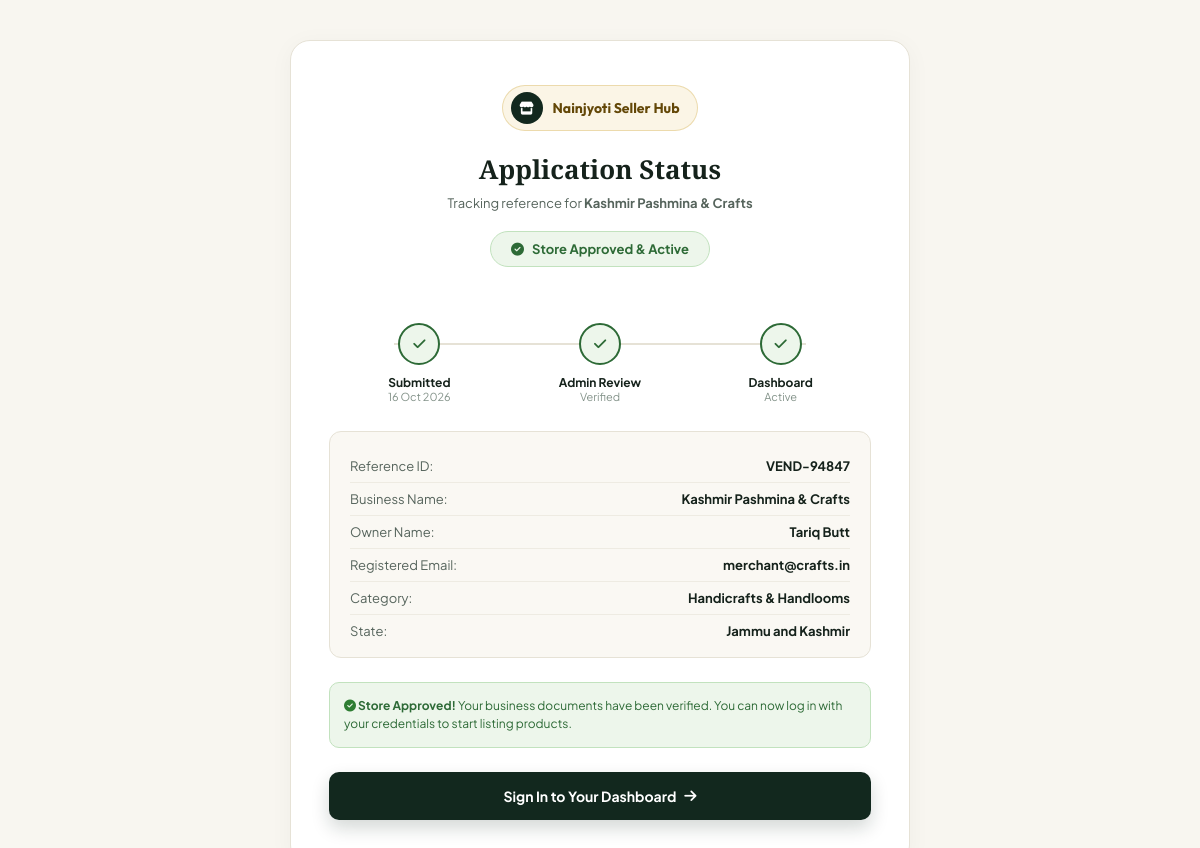
Screenshot of /status/VEND-94847/ with the database file from the repository.
### nainjyoti/models.py (models this page shows, shortened)
class VendorProfile(models.Model):
    STATUS_CHOICES = [
        ('PENDING', 'Pending Approval'),
        ('APPROVED', 'Approved'),
        ('REJECTED', 'Rejected'),
        ('BLOCKED', 'Blocked / Suspended'),
    ]
    user = models.OneToOneField(User, on_delete=models.CASCADE, related_name='vendor_profile')
    vendor_code = models.CharField(max_length=20, unique=True, blank=True)
    business_name = models.CharField(max_length=200)
    owner_name = models.CharField(max_length=150)
    phone = models.CharField(max_length=20)
    business_type = models.CharField(max_length=100, default='Retailer')
    category = models.CharField(max_length=100, default='General Merchandise')
    gst_number = models.CharField(max_length=30, blank=True)
    pan_number = models.CharField(max_length=20, blank=True)
    bank_name = models.CharField(max_length=100, blank=True)
    account_number = models.CharField(max_length=50, blank=True)
    ifsc_code = models.CharField(max_length=20, blank=True)
    address = models.TextField(blank=True)
    city = models.CharField(max_length=100, blank=True)
    state = models.CharField(max_length=100, blank=True)
    pincode = models.CharField(max_length=20, blank=True)
    gst_document = models.FileField(upload_to='vendor_documents/gst/', blank=True, null=True)
    pan_document = models.FileField(upload_to='vendor_documents/pan/', blank=True, null=True)
    id_proof = models.FileField(upload_to='vendor_documents/id_proof/', blank=True, null=True)
    store_description = models.TextField(blank=True)
    store_logo = models.ImageField(upload_to='vendor_documents/logos/', blank=True, null=True)
    store_banner = models.ImageField(upload_to='vendor_documents/banners/', blank=True, null=True)
    support_email = models.EmailField(blank=True, null=True)
    status = models.CharField(max_length=20, choices=STATUS_CHOICES, default='PENDING')
    rejection_reason = models.TextField(blank=True)
    auth_token = models.CharField(max_length=64, unique=True, blank=True, null=True, db_index=True)
    created_at = models.DateTimeField(auto_now_add=True)
    updated_at = models.DateTimeField(auto_now=True)
    class Meta:
        ordering = ['-created_at']

### nainjyoti/views.py (the view)
# urls.py: path('status/', views.vendor_status_view, name='vendor_status'),
def vendor_status_view(request, vendor_code=None):
    vendor = None
    if vendor_code:
        vendor = VendorProfile.objects.filter(vendor_code__iexact=vendor_code).first()
    return render(request, "vendor_status.html", {"vendor": vendor})

### templates/vendor_status.html (shortened to what this page needs)
{% load static %}
<!doctype html>
<html lang="en">
<head>
    <link href="https://cdnjs.cloudflare.com/ajax/libs/font-awesome/6.5.2/css/all.min.css" rel="stylesheet">
    <link href="{% static 'css/vendor_status.css' %}" rel="stylesheet">
</head>
<body>
    <div class="status-wrapper">
        <div class="status-card">
            <div class="brand-badge">
                <div class="brand-icon-box"><i class="fa-solid fa-store"></i></div>
                <div class="brand-title">Nain<span>jyoti</span> Seller Hub</div>
            </div>
            {% if vendor %}
                <h1 style="font-family:'Playfair Display',Georgia,serif;font-size:26px;font-weight:700;color:var(--ink-primary);margin-bottom:8px;">Application Status</h1>
                <p style="font-size:13px;color:var(--ink-secondary);margin-bottom:20px;">Tracking reference for <strong>{{ vendor.business_name }}</strong></p>
                {% if vendor.status == 'PENDING' %}
                    <div class="status-badge-lg pending">
                        <i class="fa-solid fa-hourglass-half"></i> Under Admin Review
                    </div>
                {% elif vendor.status == 'APPROVED' %}
                    <div class="status-badge-lg approved">
                        <i class="fa-solid fa-circle-check"></i> Store Approved &amp; Active
                    </div>
                {% elif vendor.status == 'REJECTED' %}
                    <div class="status-badge-lg rejected">
                        <i class="fa-solid fa-circle-xmark"></i> Application Rejected
                    </div>
                {% endif %}
                <div class="timeline">
                    <div class="timeline-step">
                        <div class="step-icon done"><i class="fa-solid fa-check"></i></div>
                        <div class="step-label">Submitted</div>
                        <div class="step-sub">{{ vendor.created_at|date:"d M Y" }}</div>
                    </div>
                    <div class="timeline-step">
                        <div class="step-icon {% if vendor.status == 'PENDING' %}active{% elif vendor.status == 'APPROVED' %}done{% else %}active{% endif %}">
                            <i class="fa-solid {% if vendor.status == 'APPROVED' %}fa-check{% else %}fa-user-shield{% endif %}"></i>
                        </div>
                        <div class="step-label">Admin Review</div>
                        <div class="step-sub">{% if vendor.status == 'PENDING' %}In Progress{% elif vendor.status == 'APPROVED' %}Verified{% else %}Declined{% endif %}</div>
                    </div>
                    <div class="timeline-step">
                        <div class="step-icon {% if vendor.status == 'APPROVED' %}done{% endif %}">
                            <i class="fa-solid {% if vendor.status == 'APPROVED' %}fa-check{% else %}fa-lock{% endif %}"></i>
                        </div>
                        <div class="step-label">Dashboard</div>
                        <div class="step-sub">{% if vendor.status == 'APPROVED' %}Active{% else %}Locked{% endif %}</div>
                    </div>
                </div>
                <div class="summary-card">
                    <div class="summary-row">
                        <span class="summary-label">Reference ID:</span>
                        <span class="summary-val">{{ vendor.vendor_code }}</span>
                    </div>
                    <div class="summary-row">
                        <span class="summary-label">Business Name:</span>
                        <span class="summary-val">{{ vendor.business_name }}</span>
                    </div>
                    <div class="summary-row">
                        <span class="summary-label">Owner Name:</span>
                        <span class="summary-val">{{ vendor.owner_name }}</span>
                    </div>
                    <div class="summary-row">
                        <span class="summary-label">Registered Email:</span>
                        <span class="summary-val">{{ vendor.user.email }}</span>
                    </div>
                    <div class="summary-row">
                        <span class="summary-label">Category:</span>
                        <span class="summary-val">{{ vendor.category }}</span>
                    </div>
                    <div class="summary-row">
                        <span class="summary-label">State:</span>
                        <span class="summary-val">{{ vendor.state }}</span>
                    </div>
                </div>
                {% if vendor.status == 'PENDING' %}
                    <div style="background:#fcf8ee;border:1px solid #ebd09b;border-radius:10px;padding:14px;margin-bottom:24px;text-align:left;font-size:12px;color:#795708;line-height:1.5;">
                        <i class="fa-solid fa-circle-info me-1" style="color:var(--gold-accent);"></i>
                        <strong>Verification Note:</strong> Your documents (GST, PAN, Bank Details) are currently being checked by our compliance team. You will be able to log in to your vendor dashboard as soon as the Admin approves your profile.
                    </div>
                    <a href="{% url 'login' %}" class="btn-primary-action">
                        <i class="fa-solid fa-arrow-left me-1"></i> Return to Seller Sign In
                    </a>
                {% elif vendor.status == 'APPROVED' %}
                    <div style="background:#edf6eb;border:1px solid #c2e2be;border-radius:10px;padding:14px;margin-bottom:24px;text-align:left;font-size:12px;color:#2d6a36;line-height:1.5;">
                        <i class="fa-solid fa-circle-check me-1" style="color:#2e7d32;"></i>
                        <strong>Store Approved!</strong> Your business documents have been verified. You can now log in with your credentials to start listing products.
                    </div>
                    <a href="{% url 'login' %}" class="btn-primary-action">
                        <span>Sign In to Your Dashboard</span>
                        <i class="fa-solid fa-arrow-right ms-1"></i>
                    </a>
                {% endif %}
            {% endif %}
        </div>
    </div>
</body>
</html>

### rows the page displays
VendorProfile: business_name "Kashmir Pashmina & Crafts", created_at "16 Oct 2026", vendor_code "VEND-94847", owner_name "Tariq Butt", user.email "merchant@crafts.in", category "Handicrafts & Handlooms", state "Jammu and Kashmir"
